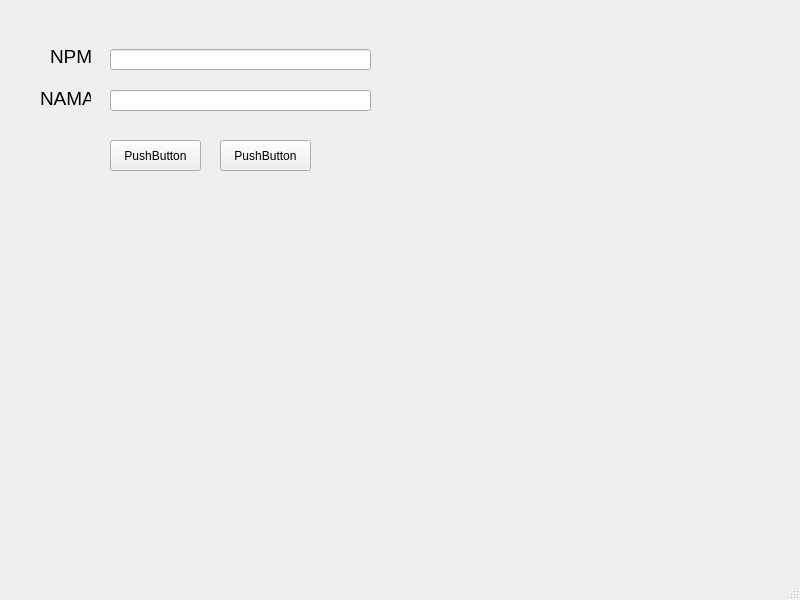
<?xml version="1.0" encoding="UTF-8"?>
<ui version="4.0">
 <class>MainWindow</class>
 <widget class="QMainWindow" name="MainWindow">
  <property name="geometry">
   <rect>
    <x>0</x>
    <y>0</y>
    <width>800</width>
    <height>600</height>
   </rect>
  </property>
  <property name="windowTitle">
   <string>MainWindow</string>
  </property>
  <widget class="QWidget" name="centralwidget">
   <widget class="QLabel" name="label">
    <property name="geometry">
     <rect>
      <x>40</x>
      <y>90</y>
      <width>51</width>
      <height>16</height>
     </rect>
    </property>
    <property name="font">
     <font>
      <pointsize>14</pointsize>
     </font>
    </property>
    <property name="text">
     <string>NAMA</string>
    </property>
   </widget>
   <widget class="QLabel" name="label_2">
    <property name="geometry">
     <rect>
      <x>50</x>
      <y>50</y>
      <width>47</width>
      <height>13</height>
     </rect>
    </property>
    <property name="font">
     <font>
      <pointsize>14</pointsize>
     </font>
    </property>
    <property name="text">
     <string>NPM</string>
    </property>
   </widget>
   <widget class="QLineEdit" name="lineEdit">
    <property name="geometry">
     <rect>
      <x>110</x>
      <y>49</y>
      <width>261</width>
      <height>21</height>
     </rect>
    </property>
   </widget>
   <widget class="QPushButton" name="pushButton">
    <property name="geometry">
     <rect>
      <x>110</x>
      <y>140</y>
      <width>91</width>
      <height>31</height>
     </rect>
    </property>
    <property name="text">
     <string>PushButton</string>
    </property>
   </widget>
   <widget class="QPushButton" name="pushButton_2">
    <property name="geometry">
     <rect>
      <x>220</x>
      <y>140</y>
      <width>91</width>
      <height>31</height>
     </rect>
    </property>
    <property name="text">
     <string>PushButton</string>
    </property>
   </widget>
   <widget class="QLineEdit" name="lineEdit_2">
    <property name="geometry">
     <rect>
      <x>110</x>
      <y>90</y>
      <width>261</width>
      <height>21</height>
     </rect>
    </property>
   </widget>
  </widget>
  <widget class="QMenuBar" name="menubar">
   <property name="geometry">
    <rect>
     <x>0</x>
     <y>0</y>
     <width>800</width>
     <height>21</height>
    </rect>
   </property>
  </widget>
  <widget class="QStatusBar" name="statusbar"/>
 </widget>
 <resources/>
 <connections/>
</ui>
